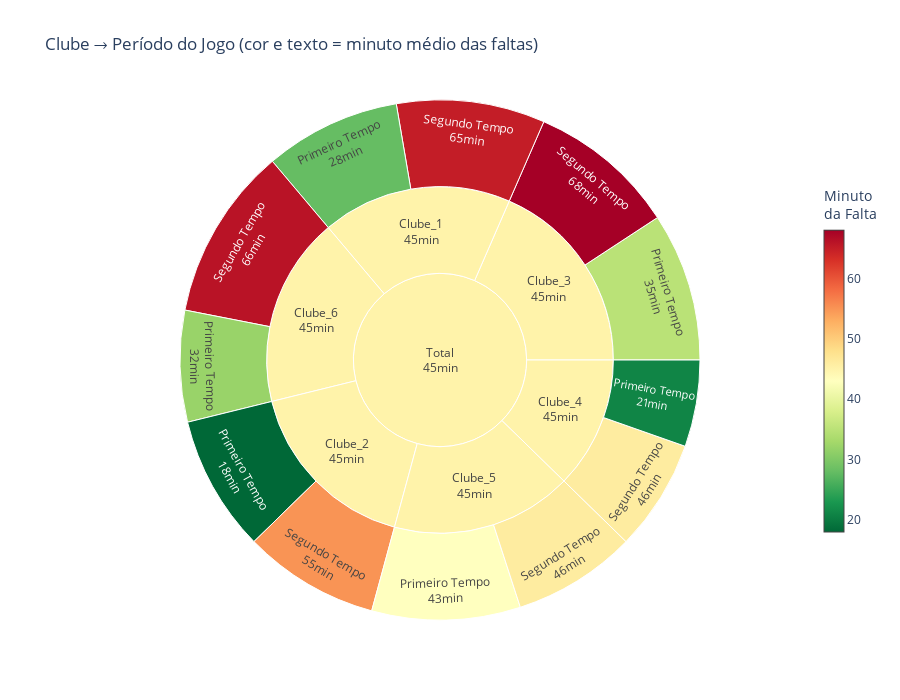

The code cell stored with this chart in its notebook:
### Code cell
import plotly.graph_objects as go
import pandas as pd
import numpy as np

# Dados hierárquicos
np.random.seed(42)
data = []

clubes = [f'Clube_{i}' for i in range(1, 7)]
posicoes = ['Goleiro', 'Zagueiro', 'Meio-campo', 'Atacante', 'Lateral']
periodos = ['Primeiro Tempo', 'Segundo Tempo']

# Estrutura hierárquica
ids = ['root']
labels = ['Total']
parents = ['']
values = [0]
minutos = [45]
tipos = ['']

for clube in clubes:
    ids.append(clube)
    labels.append(clube)
    parents.append('root')
    values.append(0)
    minutos.append(45)
    tipos.append('clube')

for clube in clubes:
    for periodo in periodos:
        id_per = f'{clube}_{periodo}'
        ids.append(id_per)
        labels.append(periodo)
        parents.append(clube)
        values.append(np.random.randint(5, 15))
        # Minuto médio baseado no período
        if periodo == 'Primeiro Tempo':
            minutos.append(np.random.randint(0, 45))
        else:
            minutos.append(np.random.randint(45, 90))
        tipos.append('periodo')

df_sunburst = pd.DataFrame({
    'ids': ids,
    'labels': labels,
    'parents': parents,
    'values': values,
    'minuto_medio': minutos,
    'tipo': tipos
})

fig = go.Figure(go.Sunburst(
    ids=df_sunburst['ids'],
    labels=df_sunburst['labels'],
    parents=df_sunburst['parents'],
    values=df_sunburst['values'],
    marker=dict(
        colors=df_sunburst['minuto_medio'],
        colorscale='RdYlGn_r',
        colorbar=dict(
            title='Minuto<br>da Falta',
            thickness=20,
            len=0.7
        )
    ),
    text=df_sunburst['minuto_medio'].round(0).astype(str) + 'min',
    hovertemplate='<b>%{label}</b><br>Cartões: %{value}<br>Minuto: %{color:.0f}<extra></extra>'
))

fig.update_layout(
    title='Clube → Período do Jogo (cor e texto = minuto médio das faltas)',
    height=700,
    width=900
)

fig.show()

### Figure 1 — Plotly figure (JSON) as saved in the notebook; plotly's stock layout.template omitted (floating-point values rounded to 4 significant figures)
{"data": [{"hovertemplate": "<b>%{label}</b><br>Cartões: %{value}<br>Minuto: %{color:.0f}<extra></extra>", "ids": ["root", "Clube_1", "Clube_2", "Clube_3", "Clube_4", "Clube_5", "Clube_6", "Clube_1_Primeiro Tempo", "Clube_1_Segundo Tempo", "Clube_2_Primeiro Tempo", "Clube_2_Segundo Tempo", "Clube_3_Primeiro Tempo", "Clube_3_Segundo Tempo", "Clube_4_Primeiro Tempo", "Clube_4_Segundo Tempo", "Clube_5_Primeiro Tempo", "Clube_5_Segundo Tempo", "Clube_6_Primeiro Tempo", "Clube_6_Segundo Tempo"], "labels": ["Total", "Clube_1", "Clube_2", "Clube_3", "Clube_4", "Clube_5", "Clube_6", "Primeiro Tempo", "Segundo Tempo", "Primeiro Tempo", "Segundo Tempo", "Primeiro Tempo", "Segundo Tempo", "Primeiro Tempo", "Segundo Tempo", "Primeiro Tempo", "Segundo Tempo", "Primeiro Tempo", "Segundo Tempo"], "marker": {"colorbar": {"len": 0.7, "thickness": 20, "title": {"text": "Minuto<br>da Falta"}}, "colors": [45, 45, 45, 45, 45, 45, 45, 28, 65, 18, 55, 35, 68, 21, 46, 43, 46, 32, 66], "colorscale": [[0, "rgb(0,104,55)"], [0.1, "rgb(26,152,80)"], [0.2, "rgb(102,189,99)"], [0.3, "rgb(166,217,106)"], [0.4, "rgb(217,239,139)"], [0.5, "rgb(255,255,191)"], [0.6, "rgb(254,224,139)"], [0.7, "rgb(253,174,97)"], [0.8, "rgb(244,109,67)"], [0.9, "rgb(215,48,39)"], [1, "rgb(165,0,38)"]]}, "parents": ["", "root", "root", "root", "root", "root", "root", "Clube_1", "Clube_1", "Clube_2", "Clube_2", "Clube_3", "Clube_3", "Clube_4", "Clube_4", "Clube_5", "Clube_5", "Clube_6", "Clube_6"], "text": ["45min", "45min", "45min", "45min", "45min", "45min", "45min", "28min", "65min", "18min", "55min", "35min", "68min", "21min", "46min", "43min", "46min", "32min", "66min"], "type": "sunburst", "values": [0, 0, 0, 0, 0, 0, 0, 11, 12, 11, 11, 12, 12, 7, 9, 12, 10, 9, 14]}], "layout": {"height": 700, "title": {"text": "Clube → Período do Jogo (cor e texto = minuto médio das faltas)"}, "width": 900}}
